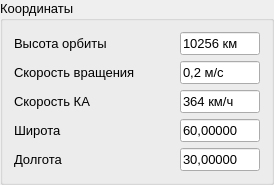
                  <widget class="QGroupBox" name="groupBox_4">
                   <property name="sizePolicy">
                    <sizepolicy hsizetype="Maximum" vsizetype="Preferred">
                     <horstretch>0</horstretch>
                     <verstretch>0</verstretch>
                    </sizepolicy>
                   </property>
                   <property name="maximumSize">
                    <size>
                     <width>16777215</width>
                     <height>181</height>
                    </size>
                   </property>
                   <property name="font">
                    <font>
                     <pointsize>10</pointsize>
                    </font>
                   </property>
                   <property name="title">
                    <string>Координаты</string>
                   </property>
                   <layout class="QVBoxLayout" name="verticalLayout_18">
                    <item>
                     <layout class="QHBoxLayout" name="horizontalLayout_10">
                      <item>
                       <widget class="QLabel" name="label_5">
                        <property name="sizePolicy">
                         <sizepolicy hsizetype="Maximum" vsizetype="Preferred">
                          <horstretch>0</horstretch>
                          <verstretch>0</verstretch>
                         </sizepolicy>
                        </property>
                        <property name="minimumSize">
                         <size>
                          <width>160</width>
                          <height>0</height>
                         </size>
                        </property>
                        <property name="font">
                         <font>
                          <pointsize>10</pointsize>
                         </font>
                        </property>
                        <property name="text">
                         <string>Высота орбиты</string>
                        </property>
                       </widget>
                      </item>
                      <item>
                       <widget class="QLineEdit" name="lineEditOrbita">
                        <property name="sizePolicy">
                         <sizepolicy hsizetype="Minimum" vsizetype="Fixed">
                          <horstretch>0</horstretch>
                          <verstretch>0</verstretch>
                         </sizepolicy>
                        </property>
                        <property name="maximumSize">
                         <size>
                          <width>80</width>
                          <height>16777215</height>
                         </size>
                        </property>
                        <property name="font">
                         <font>
                          <pointsize>10</pointsize>
                         </font>
                        </property>
                        <property name="text">
                         <string>10256 км</string>
                        </property>
                        <property name="readOnly">
                         <bool>true</bool>
                        </property>
                       </widget>
                      </item>
                     </layout>
                    </item>
                    <item>
                     <layout class="QHBoxLayout" name="horizontalLayout_11">
                      <item>
                       <widget class="QLabel" name="label_6">
                        <property name="sizePolicy">
                         <sizepolicy hsizetype="Maximum" vsizetype="Preferred">
                          <horstretch>0</horstretch>
                          <verstretch>0</verstretch>
                         </sizepolicy>
                        </property>
                        <property name="minimumSize">
                         <size>
                          <width>160</width>
                          <height>0</height>
                         </size>
                        </property>
                        <property name="font">
                         <font>
                          <pointsize>10</pointsize>
                         </font>
                        </property>
                        <property name="text">
                         <string>Скорость вращения</string>
                        </property>
                       </widget>
                      </item>
                      <item>
                       <widget class="QLineEdit" name="lineEditSpeedRotation">
                        <property name="sizePolicy">
                         <sizepolicy hsizetype="Minimum" vsizetype="Fixed">
                          <horstretch>0</horstretch>
                          <verstretch>0</verstretch>
                         </sizepolicy>
                        </property>
                        <property name="maximumSize">
                         <size>
                          <width>80</width>
                          <height>16777215</height>
                         </size>
                        </property>
                        <property name="font">
                         <font>
                          <pointsize>10</pointsize>
                         </font>
                        </property>
                        <property name="text">
                         <string>0,2 м/с</string>
                        </property>
                        <property name="readOnly">
                         <bool>true</bool>
                        </property>
                       </widget>
                      </item>
                     </layout>
                    </item>
                    <item>
                     <layout class="QHBoxLayout" name="horizontalLayout_26">
                      <item>
                       <widget class="QLabel" name="label_18">
                        <property name="sizePolicy">
                         <sizepolicy hsizetype="Maximum" vsizetype="Preferred">
                          <horstretch>0</horstretch>
                          <verstretch>0</verstretch>
                         </sizepolicy>
                        </property>
                        <property name="minimumSize">
                         <size>
                          <width>160</width>
                          <height>0</height>
                         </size>
                        </property>
                        <property name="font">
                         <font>
                          <pointsize>10</pointsize>
                         </font>
                        </property>
                        <property name="text">
                         <string>Скорость КА</string>
                        </property>
                       </widget>
                      </item>
                      <item>
                       <widget class="QLineEdit" name="lineEditSpeedSA">
                        <property name="sizePolicy">
                         <sizepolicy hsizetype="Minimum" vsizetype="Fixed">
                          <horstretch>0</horstretch>
                          <verstretch>0</verstretch>
                         </sizepolicy>
                        </property>
                        <property name="maximumSize">
                         <size>
                          <width>80</width>
                          <height>16777215</height>
                         </size>
                        </property>
                        <property name="font">
                         <font>
                          <pointsize>10</pointsize>
                         </font>
                        </property>
                        <property name="text">
                         <string>364 км/ч</string>
                        </property>
                        <property name="readOnly">
                         <bool>true</bool>
                        </property>
                       </widget>
                      </item>
                     </layout>
                    </item>
                    <item>
                     <layout class="QHBoxLayout" name="horizontalLayout_30">
                      <item>
                       <widget class="QLabel" name="label_26">
                        <property name="sizePolicy">
                         <sizepolicy hsizetype="Maximum" vsizetype="Preferred">
                          <horstretch>0</horstretch>
                          <verstretch>0</verstretch>
                         </sizepolicy>
                        </property>
                        <property name="minimumSize">
                         <size>
                          <width>160</width>
                          <height>0</height>
                         </size>
                        </property>
                        <property name="font">
                         <font>
                          <pointsize>10</pointsize>
                         </font>
                        </property>
                        <property name="text">
                         <string>Широта</string>
                        </property>
                       </widget>
                      </item>
                      <item>
                       <widget class="QLineEdit" name="lineEdit_11">
                        <property name="sizePolicy">
                         <sizepolicy hsizetype="Minimum" vsizetype="Fixed">
                          <horstretch>0</horstretch>
                          <verstretch>0</verstretch>
                         </sizepolicy>
                        </property>
                        <property name="maximumSize">
                         <size>
                          <width>80</width>
                          <height>16777215</height>
                         </size>
                        </property>
                        <property name="font">
                         <font>
                          <pointsize>10</pointsize>
                         </font>
                        </property>
                        <property name="text">
                         <string>60,00000</string>
                        </property>
                        <property name="readOnly">
                         <bool>true</bool>
                        </property>
                       </widget>
                      </item>
                     </layout>
                    </item>
                    <item>
                     <layout class="QHBoxLayout" name="horizontalLayout_31">
                      <item>
                       <widget class="QLabel" name="label_27">
                        <property name="sizePolicy">
                         <sizepolicy hsizetype="Maximum" vsizetype="Preferred">
                          <horstretch>0</horstretch>
                          <verstretch>0</verstretch>
                         </sizepolicy>
                        </property>
                        <property name="minimumSize">
                         <size>
                          <width>160</width>
                          <height>0</height>
                         </size>
                        </property>
                        <property name="font">
                         <font>
                          <pointsize>10</pointsize>
                         </font>
                        </property>
                        <property name="text">
                         <string>Долгота</string>
                        </property>
                       </widget>
                      </item>
                      <item>
                       <widget class="QLineEdit" name="lineEdit_12">
                        <property name="sizePolicy">
                         <sizepolicy hsizetype="Minimum" vsizetype="Fixed">
                          <horstretch>0</horstretch>
                          <verstretch>0</verstretch>
                         </sizepolicy>
                        </property>
                        <property name="maximumSize">
                         <size>
                          <width>80</width>
                          <height>16777215</height>
                         </size>
                        </property>
                        <property name="font">
                         <font>
                          <pointsize>10</pointsize>
                         </font>
                        </property>
                        <property name="text">
                         <string>30,00000</string>
                        </property>
                        <property name="readOnly">
                         <bool>true</bool>
                        </property>
                       </widget>
                      </item>
                     </layout>
                    </item>
                   </layout>
                  </widget>
